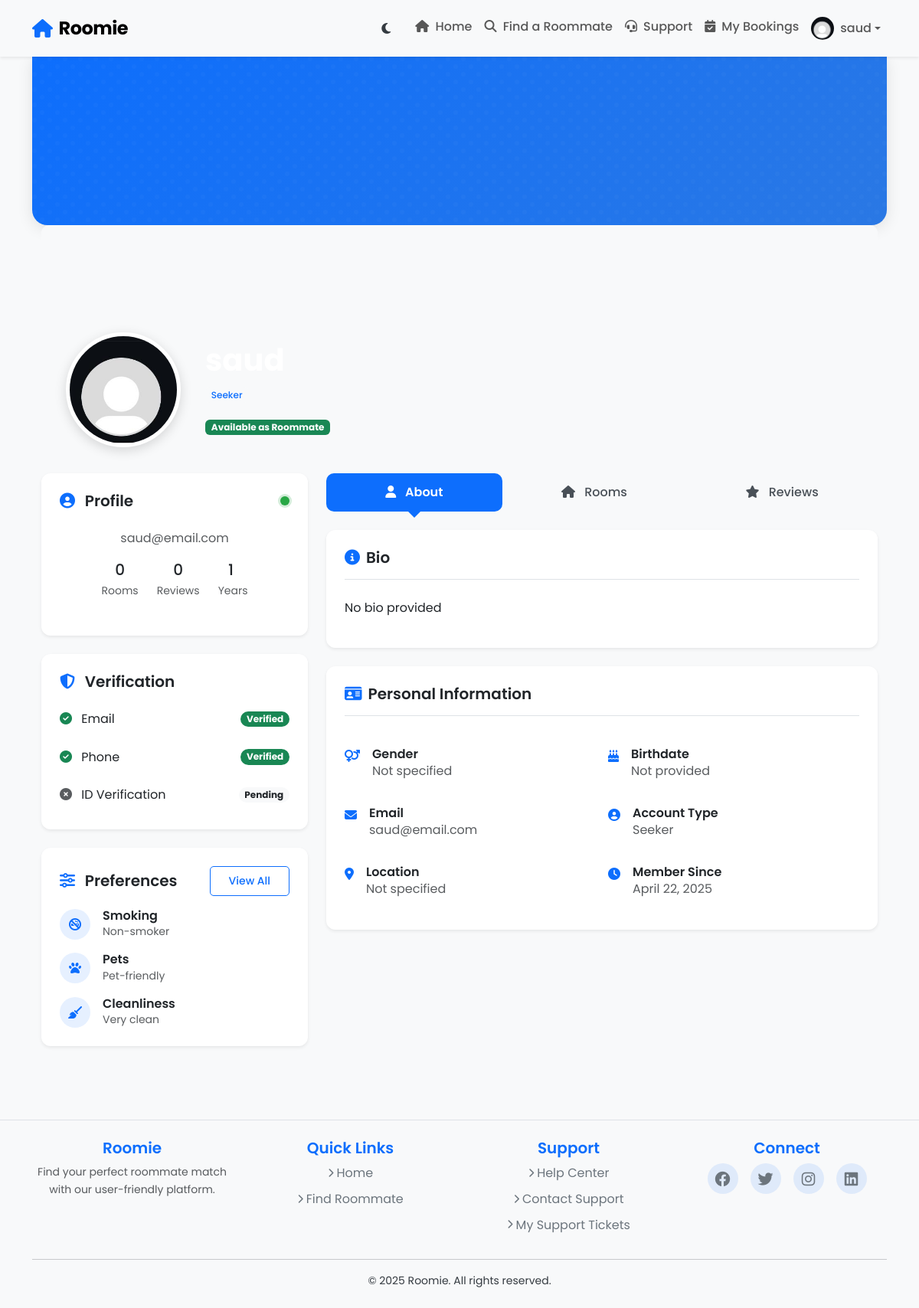
Before: /user-profile/1/ with the older database file.
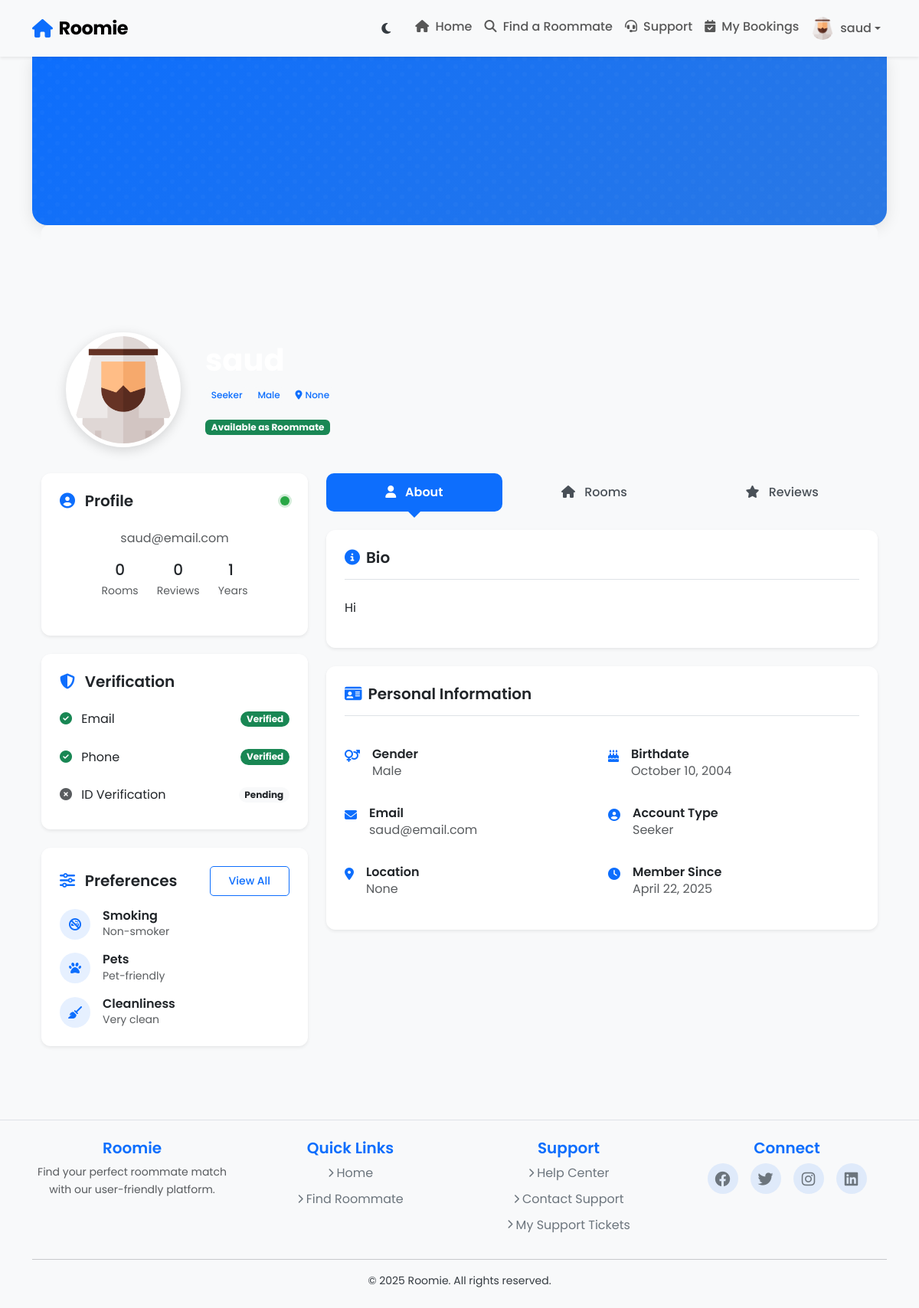
After: the same page with the newer database file.
### core/models.py (models this page shows, shortened)
class User(AbstractUser):
    ACCOUNT_TYPE_CHOICES = [
        ('seeker', 'Seeker'),
        ('provider', 'Provider'),
    ]
    GENDER_CHOICES = [
        ('male', 'Male'),
        ('female', 'Female'),
    ]
    email = models.EmailField(unique=True)
    gender = models.CharField(max_length=10, choices=GENDER_CHOICES, blank=True, null=True)
    birthdate = models.DateField(blank=True, null=True)
    bio = models.TextField(blank=True, null=True)
    location = models.CharField(max_length=255, blank=True, null=True)
    profile_photo = models.ImageField(
        upload_to='profile_photos/',
        blank=True,
        null=True,
        default='profile_photos/default_user.jpg'  # Set default profile photo
    )
    account_type = models.CharField(max_length=10, choices=ACCOUNT_TYPE_CHOICES, default='seeker')
    is_available = models.BooleanField(default=True, help_text="Whether the user is currently available as a roommate")

### roomie/views.py (the view)
# urls.py: path('user-profile/<int:user_id>/', views.user_profile, name='user_profile'),  # User profile page
def user_profile(request, user_id):
    user = get_object_or_404(User, id=user_id)  # Fetch the user by ID or return a 404 if not found
    return render(request, 'user_profile.html', {'user': user})

### roomie/templates/user_profile.html (shortened to what the changed rows need)
{% extends 'base.html' %} {% load static %} {% block content %}
<div class="profile-cover-container position-relative mb-5">
  <div class="container position-relative">
    <div class="profile-header">
      <div class="profile-avatar-wrapper">
        {% if user.profile_photo %}
        <img
          src="{{ user.profile_photo.url }}"
          class="profile-avatar"
          alt="{{ user.username }}"
        />
        {% else %}
        <img
          src="/media/profile_photos/default_user.jpg"
          class="profile-avatar"
          alt="Default Profile Image"
        />
        {% endif %}
      </div>
      <div class="profile-info-container">
        <h1 class="fw-bold mb-2 text-white">{{ user.username }}</h1>
        <div class="profile-badges mb-3">
          <span class="badge bg-light text-primary fw-medium"
            >{{ user.get_account_type_display }}</span
          >
          {% if user.gender %}
          <span class="badge bg-light text-primary fw-medium"
            >{{ user.get_gender_display }}</span
          >
          {% endif %} {% if user.location %}
          <span class="badge bg-light text-primary fw-medium">
            <i class="fas fa-map-marker-alt me-1"></i>{{ user.location }}
          </span>
          {% endif %}
        </div>
      </div>
    </div>
  </div>
</div>
<div class="container">
  <div class="row g-4">
    <div class="col-lg-4">
      <div class="card shadow-sm profile-card mb-4">
        <div class="card-body p-4">
          <div class="text-center mb-4">
            <p class="text-muted">{{ user.email }}</p>
            <div class="profile-stats d-flex justify-content-center">
              <div class="me-4 text-center">
                <div class="h5 mb-1">
                  {{ user.rooms.all.count|default:"0" }}
                </div>
                <div class="small text-muted">Rooms</div>
              </div>
              <div class="me-4 text-center">
              </div>
              <div class="text-center">
                <div class="h5 mb-1">
                  {% if user.date_joined %}
                    {% now "Y" as current_year %}
                    {{ user.date_joined|timesince|slice:"0:2"|default:"0" }}
                  {% else %}
                    0
                  {% endif %}
                </div>
                <div class="small text-muted">Years</div>
              </div>
            </div>
          </div>
        </div>
      </div>
    </div>
    <div class="col-lg-8">
      <div class="profile-tabs mb-4">
        <div class="tab-content mt-4" id="profileTabsContent">
          <div
            class="tab-pane fade show active"
            id="about"
            role="tabpanel"
            aria-labelledby="about-tab"
          >
            <div class="card shadow-sm mb-4">
              <div class="card-body p-4">
                <div class="bio-content">
                  {{ user.bio|default:"No bio provided"|linebreaks }}
                </div>
              </div>
            </div>
            <div class="card shadow-sm">
              <div class="card-body p-4">
                <div class="row g-3 mt-2">
                  <div class="col-md-6">
                    <div class="d-flex">
                      <div class="flex-grow-1 ms-3">
                        <h6 class="mb-0">Gender</h6>
                        <p class="text-muted">
                          {{ user.get_gender_display|default:"Not specified" }}
                        </p>
                      </div>
                    </div>
                  </div>
                  <div class="col-md-6">
                    <div class="d-flex">
                      <div class="flex-grow-1 ms-3">
                        <h6 class="mb-0">Birthdate</h6>
                        <p class="text-muted">
                          {% if user.birthdate %}
                            {{ user.birthdate|date:"F j, Y" }}
                          {% else %}
                            Not provided
                          {% endif %}
                        </p>
                      </div>
                    </div>
                  </div>
                  <div class="col-md-6">
                    <div class="d-flex">
                      <div class="flex-grow-1 ms-3">
                        <h6 class="mb-0">Email</h6>
                        <p class="text-muted">{{ user.email }}</p>
                      </div>
                    </div>
                  </div>
                  <div class="col-md-6">
                    <div class="d-flex">
                      <div class="flex-grow-1 ms-3">
                        <h6 class="mb-0">Account Type</h6>
                        <p class="text-muted">
                          {{ user.get_account_type_display }}
                        </p>
                      </div>
                    </div>
                  </div>
                  <div class="col-md-6">
                    <div class="d-flex">
                      <div class="flex-grow-1 ms-3">
                        <h6 class="mb-0">Location</h6>
                        <p class="text-muted">
                          {{ user.location|default:"Not specified" }}
                        </p>
                      </div>
                    </div>
                  </div>
                  <div class="col-md-6">
                    <div class="d-flex">
                      <div class="flex-grow-1 ms-3">
                        <h6 class="mb-0">Member Since</h6>
                        <p class="text-muted">
                          {{ user.date_joined|date:"F j, Y" }}
                        </p>
                      </div>
                    </div>
                  </div>
                </div>
              </div>
            </div>
          </div>
        </div>
      </div>
    </div>
  </div>
</div>
{% endblock %}

### roomie/templates/base.html (shortened to what this page needs)
{% load static %}
<!DOCTYPE html>
<html lang="en" data-bs-theme="light">
  <head>
    <link
      rel="stylesheet"
      href="https://cdn.jsdelivr.net/npm/bootstrap@5.3.0/dist/css/bootstrap.min.css"
    />
    <link
      rel="stylesheet"
      href="https://cdnjs.cloudflare.com/ajax/libs/font-awesome/6.4.0/css/all.min.css"
    />
    <link rel="stylesheet" href="{% static 'roomie/styles.css' %}" />
  </head>
  <body class="page-transition">
    <nav class="navbar navbar-expand-lg navbar-light bg-light shadow-sm sticky-top">
      <div class="container">
        <a class="navbar-brand d-flex align-items-center" href="{% url 'home' %}">
          <i class="fas fa-home me-2 text-primary"></i>
          <span class="fw-bold">Roomie</span>
        </a>
        <div class="collapse navbar-collapse" id="navbarNav">
          <ul class="navbar-nav ms-auto">
            <li class="nav-item d-flex align-items-center">
              <div class="theme-toggle-btn" id="themeToggle" title="Toggle Dark Mode">
                <i class="fas fa-moon"></i>
              </div>
            </li>
            <li class="nav-item">
              <a class="nav-link" href="{% url 'home' %}">
                <i class="fas fa-home me-1"></i> Home
              </a>
            </li>
            <li class="nav-item">
              <a class="nav-link" href="{% url 'find_roommate' %}">
                <i class="fas fa-search me-1"></i> Find a Roommate
              </a>
            </li>
            <li class="nav-item">
              {% if user.is_authenticated %}
              <a class="nav-link" href="{% url 'support_home' %}">
                <i class="fas fa-headset me-1"></i> Support
              </a>
              {% else %}
              <a class="nav-link" href="{% url 'faq' %}">
                <i class="fas fa-question-circle me-1"></i> Support
              </a>
              {% endif %}
            </li>
            {% if user.is_authenticated %}
              {% if user.account_type == 'seeker' %}
              <li class="nav-item">
                <a class="nav-link" href="{% url 'my_bookings' %}">
                  <i class="fas fa-calendar-check me-1"></i> My Bookings
                </a>
              </li>
              {% endif %}
              <li class="nav-item dropdown">
                <a
                  class="nav-link dropdown-toggle d-flex align-items-center"
                  href="#"
                  id="navbarDropdown"
                  role="button"
                  data-bs-toggle="dropdown"
                  aria-expanded="false"
                >
                  {% if user.profile_photo %}
                  <img
                    src="{{ user.profile_photo.url }}"
                    class="rounded-circle"
                    style="width: 30px; height: 30px; object-fit: cover"
                    alt="Profile"
                  />
                  {% else %}
                  <img
                    src="/media/profile_photos/default_user.jpg"
                    class="rounded-circle"
                    style="width: 30px; height: 30px; object-fit: cover"
                    alt="Default Profile"
                  />
                  {% endif %}
                  <span class="ms-2">{{ user.username }}</span>
                </a>
              </li>
            {% endif %}
          </ul>
        </div>
      </div>
    </nav>
    <main class="container py-5">
      {% block content %}{% endblock %}
    </main>
    {% include 'footer.html' %}
  </body>
</html>

Changed rows visible on the page:
changed User "saud": profile_photo: picture added; gender (not shown) → "Male"; location (not shown) → "None"; bio "No bio provided" → "Hi"; gender "Not specified" → "Male"; birthdate (not shown) → "October 10, 2004"; location "Not specified" → "None"
Other visible differences:
text no longer shown: "Not provided"
